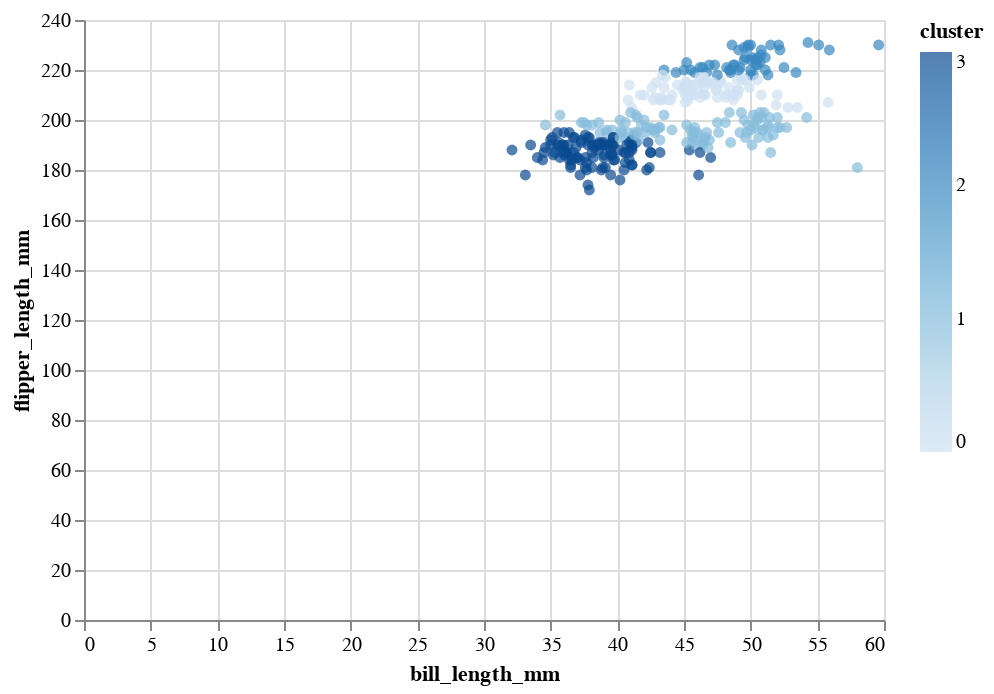

Notebook source saved alongside this figure:
### Markdown cell above
The default encoding type for the "cluster" column is Quantitative (`:Q`), but that is probably the worst choice from among Quantitative, Ordinal, and Nominal.

### Code cell
alt.Chart(df2).mark_circle().encode(
    x=col0,
    y=col1,
    color="cluster"
)

### Figure 1 — Vega-Lite specification as saved in the notebook (floating-point values rounded to 4 significant figures; data arrays with more than 128 entries replaced by an {"elided": "..."} marker saying what was removed)
{"config": {"view": {"continuousWidth": 400, "continuousHeight": 300}}, "data": {"name": "data-2faa197c82bf5362cab7bec0175116fa"}, "mark": "circle", "encoding": {"color": {"field": "cluster", "type": "quantitative"}, "x": {"field": "bill_length_mm", "type": "quantitative"}, "y": {"field": "flipper_length_mm", "type": "quantitative"}}, "$schema": "https://vega.github.io/schema/vega-lite/v4.17.0.json", "datasets": {"data-2faa197c82bf5362cab7bec0175116fa": {"elided": "333 records"}}}
